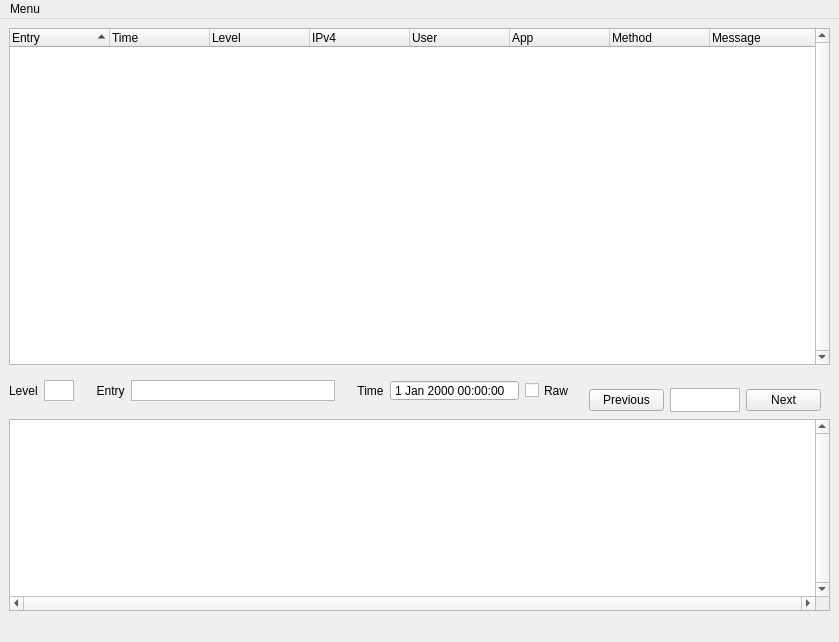
<?xml version="1.0" encoding="UTF-8"?>
<ui version="4.0">
 <class>MainWindow</class>
 <widget class="QMainWindow" name="MainWindow">
  <property name="geometry">
   <rect>
    <x>0</x>
    <y>0</y>
    <width>812</width>
    <height>642</height>
   </rect>
  </property>
  <property name="acceptDrops">
   <bool>true</bool>
  </property>
  <property name="windowTitle">
   <string>Owncloud Log Viewer - Testing Builds</string>
  </property>
  <property name="toolTipDuration">
   <number>-1</number>
  </property>
  <widget class="QWidget" name="centralwidget">
   <layout class="QVBoxLayout" name="verticalLayout">
    <item>
     <widget class="QTreeWidget" name="oc_treeWidget">
      <property name="sizePolicy">
       <sizepolicy hsizetype="Expanding" vsizetype="Expanding">
        <horstretch>0</horstretch>
        <verstretch>1</verstretch>
       </sizepolicy>
      </property>
      <property name="acceptDrops">
       <bool>true</bool>
      </property>
      <property name="autoFillBackground">
       <bool>false</bool>
      </property>
      <property name="verticalScrollBarPolicy">
       <enum>Qt::ScrollBarAlwaysOn</enum>
      </property>
      <property name="horizontalScrollBarPolicy">
       <enum>Qt::ScrollBarAlwaysOff</enum>
      </property>
      <property name="dragEnabled">
       <bool>false</bool>
      </property>
      <property name="alternatingRowColors">
       <bool>true</bool>
      </property>
      <property name="sortingEnabled">
       <bool>true</bool>
      </property>
      <property name="animated">
       <bool>false</bool>
      </property>
      <property name="allColumnsShowFocus">
       <bool>false</bool>
      </property>
      <property name="headerHidden">
       <bool>false</bool>
      </property>
      <property name="expandsOnDoubleClick">
       <bool>true</bool>
      </property>
      <attribute name="headerCascadingSectionResizes">
       <bool>true</bool>
      </attribute>
      <column>
       <property name="text">
        <string>Entry</string>
       </property>
      </column>
      <column>
       <property name="text">
        <string>Time</string>
       </property>
      </column>
      <column>
       <property name="text">
        <string extracomment="logLevel">Level</string>
       </property>
      </column>
      <column>
       <property name="text">
        <string>IPv4</string>
       </property>
      </column>
      <column>
       <property name="text">
        <string>User</string>
       </property>
      </column>
      <column>
       <property name="text">
        <string>App</string>
       </property>
      </column>
      <column>
       <property name="text">
        <string>Method</string>
       </property>
      </column>
      <column>
       <property name="text">
        <string>Message</string>
       </property>
      </column>
     </widget>
    </item>
    <item>
     <layout class="QHBoxLayout" name="horizontalLayout_5">
      <property name="sizeConstraint">
       <enum>QLayout::SetDefaultConstraint</enum>
      </property>
      <item>
       <widget class="QFrame" name="horizontalFrame_2">
        <property name="minimumSize">
         <size>
          <width>565</width>
          <height>23</height>
         </size>
        </property>
        <property name="maximumSize">
         <size>
          <width>565</width>
          <height>23</height>
         </size>
        </property>
        <layout class="QHBoxLayout" name="horizontalLayout_3">
         <property name="leftMargin">
          <number>0</number>
         </property>
         <property name="topMargin">
          <number>0</number>
         </property>
         <property name="rightMargin">
          <number>0</number>
         </property>
         <item>
          <widget class="QLabel" name="level_label">
           <property name="minimumSize">
            <size>
             <width>0</width>
             <height>21</height>
            </size>
           </property>
           <property name="text">
            <string>Level</string>
           </property>
          </widget>
         </item>
         <item>
          <widget class="QTextEdit" name="lvl_textEdit">
           <property name="sizePolicy">
            <sizepolicy hsizetype="Preferred" vsizetype="Minimum">
             <horstretch>0</horstretch>
             <verstretch>2</verstretch>
            </sizepolicy>
           </property>
           <property name="minimumSize">
            <size>
             <width>0</width>
             <height>21</height>
            </size>
           </property>
           <property name="maximumSize">
            <size>
             <width>30</width>
             <height>24</height>
            </size>
           </property>
           <property name="verticalScrollBarPolicy">
            <enum>Qt::ScrollBarAlwaysOff</enum>
           </property>
           <property name="horizontalScrollBarPolicy">
            <enum>Qt::ScrollBarAlwaysOff</enum>
           </property>
           <property name="readOnly">
            <bool>true</bool>
           </property>
          </widget>
         </item>
         <item>
          <widget class="QLabel" name="entry_label">
           <property name="minimumSize">
            <size>
             <width>0</width>
             <height>21</height>
            </size>
           </property>
           <property name="text">
            <string>     Entry</string>
           </property>
          </widget>
         </item>
         <item>
          <widget class="QTextEdit" name="entry_textEdit">
           <property name="sizePolicy">
            <sizepolicy hsizetype="MinimumExpanding" vsizetype="Minimum">
             <horstretch>0</horstretch>
             <verstretch>2</verstretch>
            </sizepolicy>
           </property>
           <property name="minimumSize">
            <size>
             <width>0</width>
             <height>21</height>
            </size>
           </property>
           <property name="maximumSize">
            <size>
             <width>16777215</width>
             <height>24</height>
            </size>
           </property>
           <property name="frameShape">
            <enum>QFrame::StyledPanel</enum>
           </property>
           <property name="verticalScrollBarPolicy">
            <enum>Qt::ScrollBarAlwaysOff</enum>
           </property>
           <property name="horizontalScrollBarPolicy">
            <enum>Qt::ScrollBarAlwaysOff</enum>
           </property>
           <property name="readOnly">
            <bool>true</bool>
           </property>
          </widget>
         </item>
         <item>
          <widget class="QLabel" name="time_label">
           <property name="minimumSize">
            <size>
             <width>0</width>
             <height>21</height>
            </size>
           </property>
           <property name="text">
            <string>     Time</string>
           </property>
          </widget>
         </item>
         <item>
          <widget class="QDateTimeEdit" name="dateTimeEdit">
           <property name="minimumSize">
            <size>
             <width>0</width>
             <height>21</height>
            </size>
           </property>
           <property name="wrapping">
            <bool>false</bool>
           </property>
           <property name="frame">
            <bool>true</bool>
           </property>
           <property name="readOnly">
            <bool>true</bool>
           </property>
           <property name="buttonSymbols">
            <enum>QAbstractSpinBox::NoButtons</enum>
           </property>
           <property name="accelerated">
            <bool>false</bool>
           </property>
           <property name="keyboardTracking">
            <bool>false</bool>
           </property>
          </widget>
         </item>
         <item>
          <widget class="QCheckBox" name="raw_checkBox">
           <property name="minimumSize">
            <size>
             <width>0</width>
             <height>21</height>
            </size>
           </property>
           <property name="text">
            <string>Raw</string>
           </property>
          </widget>
         </item>
        </layout>
       </widget>
      </item>
      <item>
       <widget class="QFrame" name="horizontalFrame">
        <property name="minimumSize">
         <size>
          <width>221</width>
          <height>26</height>
         </size>
        </property>
        <property name="maximumSize">
         <size>
          <width>221</width>
          <height>26</height>
         </size>
        </property>
        <layout class="QHBoxLayout" name="horizontalLayout_2">
         <property name="sizeConstraint">
          <enum>QLayout::SetMinimumSize</enum>
         </property>
         <item>
          <widget class="QPushButton" name="previousButton">
           <property name="maximumSize">
            <size>
             <width>75</width>
             <height>16777215</height>
            </size>
           </property>
           <property name="text">
            <string>Previous</string>
           </property>
          </widget>
         </item>
         <item>
          <widget class="QTextEdit" name="pageLine">
           <property name="sizePolicy">
            <sizepolicy hsizetype="Expanding" vsizetype="Minimum">
             <horstretch>0</horstretch>
             <verstretch>2</verstretch>
            </sizepolicy>
           </property>
           <property name="maximumSize">
            <size>
             <width>75</width>
             <height>24</height>
            </size>
           </property>
           <property name="verticalScrollBarPolicy">
            <enum>Qt::ScrollBarAlwaysOff</enum>
           </property>
           <property name="horizontalScrollBarPolicy">
            <enum>Qt::ScrollBarAlwaysOff</enum>
           </property>
           <property name="readOnly">
            <bool>true</bool>
           </property>
          </widget>
         </item>
         <item>
          <widget class="QPushButton" name="nextButton">
           <property name="maximumSize">
            <size>
             <width>75</width>
             <height>16777215</height>
            </size>
           </property>
           <property name="text">
            <string>Next</string>
           </property>
          </widget>
         </item>
        </layout>
       </widget>
      </item>
     </layout>
    </item>
    <item>
     <widget class="QTextEdit" name="item_textEdit">
      <property name="sizePolicy">
       <sizepolicy hsizetype="Expanding" vsizetype="Expanding">
        <horstretch>0</horstretch>
        <verstretch>0</verstretch>
       </sizepolicy>
      </property>
      <property name="frameShadow">
       <enum>QFrame::Sunken</enum>
      </property>
      <property name="lineWidth">
       <number>1</number>
      </property>
      <property name="verticalScrollBarPolicy">
       <enum>Qt::ScrollBarAlwaysOn</enum>
      </property>
      <property name="horizontalScrollBarPolicy">
       <enum>Qt::ScrollBarAlwaysOn</enum>
      </property>
      <property name="lineWrapMode">
       <enum>QTextEdit::NoWrap</enum>
      </property>
      <property name="readOnly">
       <bool>true</bool>
      </property>
     </widget>
    </item>
   </layout>
  </widget>
  <widget class="QMenuBar" name="menubar">
   <property name="geometry">
    <rect>
     <x>0</x>
     <y>0</y>
     <width>812</width>
     <height>21</height>
    </rect>
   </property>
   <widget class="QMenu" name="menuMenu">
    <property name="title">
     <string>Menu</string>
    </property>
    <addaction name="actionFile"/>
    <addaction name="actionExit"/>
   </widget>
   <addaction name="menuMenu"/>
  </widget>
  <widget class="QStatusBar" name="statusbar">
   <property name="autoFillBackground">
    <bool>false</bool>
   </property>
   <property name="styleSheet">
    <string notr="true">border-top-color: rgb(49, 49, 49);
gridline-color: rgb(17, 17, 17);
border-style: outset;</string>
   </property>
  </widget>
  <action name="actionFile">
   <property name="text">
    <string>Open</string>
   </property>
  </action>
  <action name="actionExit">
   <property name="text">
    <string>Exit</string>
   </property>
  </action>
  <action name="actionSyntex_Highlighting">
   <property name="checkable">
    <bool>true</bool>
   </property>
   <property name="checked">
    <bool>true</bool>
   </property>
   <property name="text">
    <string>Syn. Highlight</string>
   </property>
  </action>
 </widget>
 <resources/>
 <connections/>
</ui>
